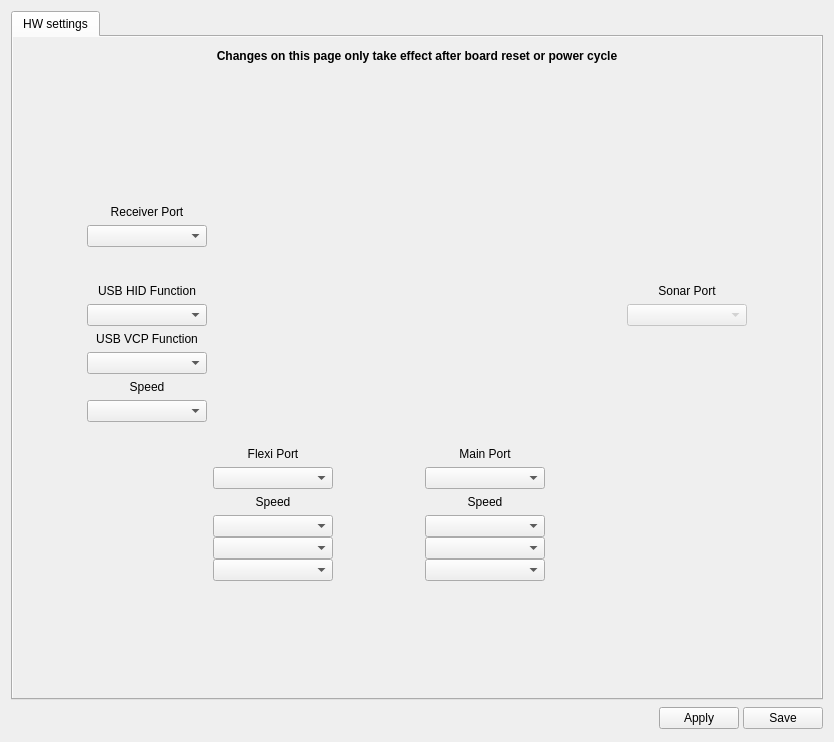
<?xml version="1.0" encoding="UTF-8"?>
<ui version="4.0">
 <class>RevoHWWidget</class>
 <widget class="QWidget" name="RevoHWWidget">
  <property name="geometry">
   <rect>
    <x>0</x>
    <y>0</y>
    <width>834</width>
    <height>742</height>
   </rect>
  </property>
  <property name="windowTitle">
   <string>Form</string>
  </property>
  <layout class="QVBoxLayout" name="verticalLayout">
   <item>
    <widget class="QTabWidget" name="tabWidget">
     <property name="currentIndex">
      <number>0</number>
     </property>
     <widget class="QWidget" name="tab">
      <property name="autoFillBackground">
       <bool>true</bool>
      </property>
      <attribute name="title">
       <string>HW settings</string>
      </attribute>
      <layout class="QVBoxLayout" name="verticalLayout_3">
       <property name="margin">
        <number>0</number>
       </property>
       <item>
        <widget class="QScrollArea" name="scrollArea">
         <property name="palette">
          <palette>
           <active>
            <colorrole role="Base">
             <brush brushstyle="SolidPattern">
              <color alpha="255">
               <red>255</red>
               <green>255</green>
               <blue>255</blue>
              </color>
             </brush>
            </colorrole>
            <colorrole role="Window">
             <brush brushstyle="SolidPattern">
              <color alpha="0">
               <red>232</red>
               <green>232</green>
               <blue>232</blue>
              </color>
             </brush>
            </colorrole>
           </active>
           <inactive>
            <colorrole role="Base">
             <brush brushstyle="SolidPattern">
              <color alpha="255">
               <red>255</red>
               <green>255</green>
               <blue>255</blue>
              </color>
             </brush>
            </colorrole>
            <colorrole role="Window">
             <brush brushstyle="SolidPattern">
              <color alpha="0">
               <red>232</red>
               <green>232</green>
               <blue>232</blue>
              </color>
             </brush>
            </colorrole>
           </inactive>
           <disabled>
            <colorrole role="Base">
             <brush brushstyle="SolidPattern">
              <color alpha="0">
               <red>232</red>
               <green>232</green>
               <blue>232</blue>
              </color>
             </brush>
            </colorrole>
            <colorrole role="Window">
             <brush brushstyle="SolidPattern">
              <color alpha="0">
               <red>232</red>
               <green>232</green>
               <blue>232</blue>
              </color>
             </brush>
            </colorrole>
           </disabled>
          </palette>
         </property>
         <property name="styleSheet">
          <string notr="true">border-color: rgb(255, 0, 0);</string>
         </property>
         <property name="frameShape">
          <enum>QFrame::NoFrame</enum>
         </property>
         <property name="frameShadow">
          <enum>QFrame::Plain</enum>
         </property>
         <property name="widgetResizable">
          <bool>true</bool>
         </property>
         <widget class="QWidget" name="scrollAreaWidgetContents">
          <property name="geometry">
           <rect>
            <x>0</x>
            <y>0</y>
            <width>818</width>
            <height>673</height>
           </rect>
          </property>
          <layout class="QGridLayout" name="gridLayout_3">
           <property name="margin">
            <number>12</number>
           </property>
           <item row="2" column="2">
            <layout class="QGridLayout" name="gridLayout" rowstretch="0,0,0,0,0,0,0,0,0,0,0,0,0,0,0,0,0">
             <item row="5" column="0">
              <widget class="QLabel" name="label_4">
               <property name="sizePolicy">
                <sizepolicy hsizetype="Preferred" vsizetype="Fixed">
                 <horstretch>0</horstretch>
                 <verstretch>0</verstretch>
                </sizepolicy>
               </property>
               <property name="text">
                <string>USB HID Function</string>
               </property>
               <property name="alignment">
                <set>Qt::AlignBottom|Qt::AlignHCenter</set>
               </property>
              </widget>
             </item>
             <item row="12" column="4">
              <spacer name="horizontalSpacer_2">
               <property name="orientation">
                <enum>Qt::Horizontal</enum>
               </property>
               <property name="sizeType">
                <enum>QSizePolicy::Fixed</enum>
               </property>
               <property name="sizeHint" stdset="0">
                <size>
                 <width>50</width>
                 <height>10</height>
                </size>
               </property>
              </spacer>
             </item>
             <item row="15" column="1">
              <layout class="QVBoxLayout" name="verticalLayout_5">
               <property name="spacing">
                <number>0</number>
               </property>
               <item alignment="Qt::AlignTop">
                <widget class="QComboBox" name="cbFlexiTelemSpeed">
                 <property name="enabled">
                  <bool>true</bool>
                 </property>
                </widget>
               </item>
               <item alignment="Qt::AlignTop">
                <widget class="QComboBox" name="cbFlexiGPSSpeed"/>
               </item>
               <item alignment="Qt::AlignTop">
                <widget class="QComboBox" name="cbFlexiComSpeed"/>
               </item>
              </layout>
             </item>
             <item row="16" column="1">
              <spacer name="horizontalSpacer_7">
               <property name="orientation">
                <enum>Qt::Horizontal</enum>
               </property>
               <property name="sizeType">
                <enum>QSizePolicy::Minimum</enum>
               </property>
               <property name="sizeHint" stdset="0">
                <size>
                 <width>120</width>
                 <height>10</height>
                </size>
               </property>
              </spacer>
             </item>
             <item row="14" column="3">
              <widget class="QLabel" name="lblMainSpeed">
               <property name="text">
                <string>Speed</string>
               </property>
               <property name="alignment">
                <set>Qt::AlignBottom|Qt::AlignHCenter</set>
               </property>
              </widget>
             </item>
             <item row="1" column="1" rowspan="11" colspan="4" alignment="Qt::AlignHCenter|Qt::AlignVCenter">
              <widget class="QLabel" name="label_2">
               <property name="sizePolicy">
                <sizepolicy hsizetype="Fixed" vsizetype="Fixed">
                 <horstretch>0</horstretch>
                 <verstretch>0</verstretch>
                </sizepolicy>
               </property>
               <property name="maximumSize">
                <size>
                 <width>350</width>
                 <height>350</height>
                </size>
               </property>
               <property name="text">
                <string/>
               </property>
               <property name="pixmap">
                <pixmap resource="configgadget.qrc">:/configgadget/images/revolution_top.png</pixmap>
               </property>
               <property name="scaledContents">
                <bool>false</bool>
               </property>
               <property name="alignment">
                <set>Qt::AlignCenter</set>
               </property>
               <property name="textInteractionFlags">
                <set>Qt::NoTextInteraction</set>
               </property>
              </widget>
             </item>
             <item row="13" column="1">
              <widget class="QComboBox" name="cbFlexi"/>
             </item>
             <item row="16" column="4">
              <spacer name="horizontalSpacer_8">
               <property name="orientation">
                <enum>Qt::Horizontal</enum>
               </property>
               <property name="sizeType">
                <enum>QSizePolicy::Minimum</enum>
               </property>
               <property name="sizeHint" stdset="0">
                <size>
                 <width>70</width>
                 <height>10</height>
                </size>
               </property>
              </spacer>
             </item>
             <item row="12" column="1">
              <widget class="QLabel" name="label_5">
               <property name="text">
                <string>Flexi Port</string>
               </property>
               <property name="alignment">
                <set>Qt::AlignBottom|Qt::AlignHCenter</set>
               </property>
              </widget>
             </item>
             <item row="6" column="5">
              <widget class="QComboBox" name="cbSonar">
               <property name="enabled">
                <bool>false</bool>
               </property>
              </widget>
             </item>
             <item row="13" column="3">
              <widget class="QComboBox" name="cbMain"/>
             </item>
             <item row="10" column="5">
              <spacer name="verticalSpacer_6">
               <property name="orientation">
                <enum>Qt::Vertical</enum>
               </property>
               <property name="sizeType">
                <enum>QSizePolicy::Fixed</enum>
               </property>
               <property name="sizeHint" stdset="0">
                <size>
                 <width>20</width>
                 <height>20</height>
                </size>
               </property>
              </spacer>
             </item>
             <item row="12" column="3">
              <widget class="QLabel" name="label_3">
               <property name="text">
                <string>Main Port</string>
               </property>
               <property name="alignment">
                <set>Qt::AlignBottom|Qt::AlignHCenter</set>
               </property>
              </widget>
             </item>
             <item row="10" column="0">
              <widget class="QComboBox" name="cbUSBVCPSpeed">
               <property name="enabled">
                <bool>true</bool>
               </property>
              </widget>
             </item>
             <item row="12" column="5">
              <spacer name="horizontalSpacer_6">
               <property name="orientation">
                <enum>Qt::Horizontal</enum>
               </property>
               <property name="sizeType">
                <enum>QSizePolicy::Minimum</enum>
               </property>
               <property name="sizeHint" stdset="0">
                <size>
                 <width>120</width>
                 <height>10</height>
                </size>
               </property>
              </spacer>
             </item>
             <item row="8" column="0">
              <widget class="QComboBox" name="cbUSBVCPFunction"/>
             </item>
             <item row="6" column="0">
              <widget class="QComboBox" name="cbUSBHIDFunction"/>
             </item>
             <item row="9" column="0">
              <widget class="QLabel" name="lblUSBVCPSpeed">
               <property name="sizePolicy">
                <sizepolicy hsizetype="Preferred" vsizetype="Fixed">
                 <horstretch>0</horstretch>
                 <verstretch>0</verstretch>
                </sizepolicy>
               </property>
               <property name="text">
                <string>Speed</string>
               </property>
               <property name="alignment">
                <set>Qt::AlignBottom|Qt::AlignHCenter</set>
               </property>
              </widget>
             </item>
             <item row="5" column="5">
              <widget class="QLabel" name="label_9">
               <property name="sizePolicy">
                <sizepolicy hsizetype="Preferred" vsizetype="Fixed">
                 <horstretch>0</horstretch>
                 <verstretch>0</verstretch>
                </sizepolicy>
               </property>
               <property name="text">
                <string>Sonar Port</string>
               </property>
               <property name="alignment">
                <set>Qt::AlignBottom|Qt::AlignHCenter</set>
               </property>
              </widget>
             </item>
             <item row="2" column="0">
              <widget class="QLabel" name="label_7">
               <property name="sizePolicy">
                <sizepolicy hsizetype="Preferred" vsizetype="Fixed">
                 <horstretch>0</horstretch>
                 <verstretch>0</verstretch>
                </sizepolicy>
               </property>
               <property name="text">
                <string>Receiver Port</string>
               </property>
               <property name="alignment">
                <set>Qt::AlignBottom|Qt::AlignHCenter</set>
               </property>
              </widget>
             </item>
             <item row="4" column="0">
              <spacer name="verticalSpacer_3">
               <property name="orientation">
                <enum>Qt::Vertical</enum>
               </property>
               <property name="sizeType">
                <enum>QSizePolicy::Fixed</enum>
               </property>
               <property name="sizeHint" stdset="0">
                <size>
                 <width>20</width>
                 <height>25</height>
                </size>
               </property>
              </spacer>
             </item>
             <item row="12" column="0">
              <spacer name="horizontalSpacer_3">
               <property name="orientation">
                <enum>Qt::Horizontal</enum>
               </property>
               <property name="sizeType">
                <enum>QSizePolicy::Minimum</enum>
               </property>
               <property name="sizeHint" stdset="0">
                <size>
                 <width>120</width>
                 <height>10</height>
                </size>
               </property>
              </spacer>
             </item>
             <item row="7" column="0">
              <widget class="QLabel" name="label_8">
               <property name="sizePolicy">
                <sizepolicy hsizetype="Preferred" vsizetype="Fixed">
                 <horstretch>0</horstretch>
                 <verstretch>0</verstretch>
                </sizepolicy>
               </property>
               <property name="text">
                <string>USB VCP Function</string>
               </property>
               <property name="alignment">
                <set>Qt::AlignBottom|Qt::AlignHCenter</set>
               </property>
              </widget>
             </item>
             <item row="1" column="0">
              <spacer name="verticalSpacer_4">
               <property name="orientation">
                <enum>Qt::Vertical</enum>
               </property>
               <property name="sizeType">
                <enum>QSizePolicy::Fixed</enum>
               </property>
               <property name="sizeHint" stdset="0">
                <size>
                 <width>20</width>
                 <height>120</height>
                </size>
               </property>
              </spacer>
             </item>
             <item row="14" column="1">
              <widget class="QLabel" name="lblFlexiSpeed">
               <property name="text">
                <string>Speed</string>
               </property>
               <property name="alignment">
                <set>Qt::AlignBottom|Qt::AlignHCenter</set>
               </property>
              </widget>
             </item>
             <item row="15" column="3">
              <layout class="QVBoxLayout" name="verticalLayout_6">
               <property name="spacing">
                <number>0</number>
               </property>
               <item>
                <widget class="QComboBox" name="cbMainTelemSpeed">
                 <property name="enabled">
                  <bool>true</bool>
                 </property>
                </widget>
               </item>
               <item>
                <widget class="QComboBox" name="cbMainGPSSpeed"/>
               </item>
               <item>
                <widget class="QComboBox" name="cbMainComSpeed"/>
               </item>
              </layout>
             </item>
             <item row="3" column="0">
              <widget class="QComboBox" name="cbRcvr"/>
             </item>
             <item row="16" column="3">
              <spacer name="horizontalSpacer_9">
               <property name="orientation">
                <enum>Qt::Horizontal</enum>
               </property>
               <property name="sizeType">
                <enum>QSizePolicy::Minimum</enum>
               </property>
               <property name="sizeHint" stdset="0">
                <size>
                 <width>120</width>
                 <height>10</height>
                </size>
               </property>
              </spacer>
             </item>
             <item row="7" column="5">
              <spacer name="verticalSpacer_8">
               <property name="orientation">
                <enum>Qt::Vertical</enum>
               </property>
               <property name="sizeType">
                <enum>QSizePolicy::Fixed</enum>
               </property>
               <property name="sizeHint" stdset="0">
                <size>
                 <width>20</width>
                 <height>13</height>
                </size>
               </property>
              </spacer>
             </item>
             <item row="8" column="5">
              <spacer name="verticalSpacer_7">
               <property name="orientation">
                <enum>Qt::Vertical</enum>
               </property>
               <property name="sizeType">
                <enum>QSizePolicy::Fixed</enum>
               </property>
               <property name="sizeHint" stdset="0">
                <size>
                 <width>20</width>
                 <height>20</height>
                </size>
               </property>
              </spacer>
             </item>
             <item row="9" column="5">
              <spacer name="verticalSpacer_5">
               <property name="orientation">
                <enum>Qt::Vertical</enum>
               </property>
               <property name="sizeType">
                <enum>QSizePolicy::Fixed</enum>
               </property>
               <property name="sizeHint" stdset="0">
                <size>
                 <width>20</width>
                 <height>13</height>
                </size>
               </property>
              </spacer>
             </item>
             <item row="11" column="5">
              <spacer name="verticalSpacer_9">
               <property name="orientation">
                <enum>Qt::Vertical</enum>
               </property>
               <property name="sizeType">
                <enum>QSizePolicy::Fixed</enum>
               </property>
               <property name="sizeHint" stdset="0">
                <size>
                 <width>20</width>
                 <height>13</height>
                </size>
               </property>
              </spacer>
             </item>
             <item row="16" column="2">
              <spacer name="horizontalSpacer_10">
               <property name="orientation">
                <enum>Qt::Horizontal</enum>
               </property>
               <property name="sizeHint" stdset="0">
                <size>
                 <width>80</width>
                 <height>10</height>
                </size>
               </property>
              </spacer>
             </item>
            </layout>
           </item>
           <item row="0" column="2">
            <widget class="QLabel" name="label_6">
             <property name="sizePolicy">
              <sizepolicy hsizetype="Preferred" vsizetype="Preferred">
               <horstretch>0</horstretch>
               <verstretch>0</verstretch>
              </sizepolicy>
             </property>
             <property name="minimumSize">
              <size>
               <width>0</width>
               <height>0</height>
              </size>
             </property>
             <property name="maximumSize">
              <size>
               <width>16777215</width>
               <height>16777215</height>
              </size>
             </property>
             <property name="font">
              <font>
               <weight>75</weight>
               <bold>true</bold>
              </font>
             </property>
             <property name="text">
              <string>Changes on this page only take effect after board reset or power cycle</string>
             </property>
             <property name="alignment">
              <set>Qt::AlignCenter</set>
             </property>
             <property name="wordWrap">
              <bool>true</bool>
             </property>
            </widget>
           </item>
           <item row="1" column="2">
            <spacer name="verticalSpacer_2">
             <property name="orientation">
              <enum>Qt::Vertical</enum>
             </property>
             <property name="sizeType">
              <enum>QSizePolicy::Fixed</enum>
             </property>
             <property name="sizeHint" stdset="0">
              <size>
               <width>20</width>
               <height>10</height>
              </size>
             </property>
            </spacer>
           </item>
           <item row="2" column="0">
            <spacer name="horizontalSpacer_4">
             <property name="orientation">
              <enum>Qt::Horizontal</enum>
             </property>
             <property name="sizeHint" stdset="0">
              <size>
               <width>40</width>
               <height>20</height>
              </size>
             </property>
            </spacer>
           </item>
           <item row="2" column="3">
            <spacer name="horizontalSpacer_5">
             <property name="orientation">
              <enum>Qt::Horizontal</enum>
             </property>
             <property name="sizeHint" stdset="0">
              <size>
               <width>40</width>
               <height>20</height>
              </size>
             </property>
            </spacer>
           </item>
           <item row="3" column="2">
            <spacer name="verticalSpacer">
             <property name="orientation">
              <enum>Qt::Vertical</enum>
             </property>
             <property name="sizeHint" stdset="0">
              <size>
               <width>20</width>
               <height>40</height>
              </size>
             </property>
            </spacer>
           </item>
          </layout>
         </widget>
        </widget>
       </item>
      </layout>
     </widget>
    </widget>
   </item>
   <item>
    <layout class="QHBoxLayout" name="horizontalLayout_2">
     <property name="spacing">
      <number>4</number>
     </property>
     <item>
      <spacer name="horizontalSpacer">
       <property name="orientation">
        <enum>Qt::Horizontal</enum>
       </property>
       <property name="sizeHint" stdset="0">
        <size>
         <width>369</width>
         <height>20</height>
        </size>
       </property>
      </spacer>
     </item>
     <item>
      <widget class="QPushButton" name="cchwHelp">
       <property name="sizePolicy">
        <sizepolicy hsizetype="Fixed" vsizetype="Fixed">
         <horstretch>0</horstretch>
         <verstretch>0</verstretch>
        </sizepolicy>
       </property>
       <property name="minimumSize">
        <size>
         <width>25</width>
         <height>25</height>
        </size>
       </property>
       <property name="maximumSize">
        <size>
         <width>25</width>
         <height>25</height>
        </size>
       </property>
       <property name="toolTip">
        <string>Takes you to the wiki page</string>
       </property>
       <property name="text">
        <string/>
       </property>
       <property name="icon">
        <iconset resource="../coreplugin/core.qrc">
         <normaloff>:/core/images/helpicon.svg</normaloff>:/core/images/helpicon.svg</iconset>
       </property>
       <property name="iconSize">
        <size>
         <width>25</width>
         <height>25</height>
        </size>
       </property>
       <property name="flat">
        <bool>true</bool>
       </property>
      </widget>
     </item>
     <item>
      <widget class="QPushButton" name="saveTelemetryToRAM">
       <property name="minimumSize">
        <size>
         <width>0</width>
         <height>0</height>
        </size>
       </property>
       <property name="maximumSize">
        <size>
         <width>16777215</width>
         <height>16777215</height>
        </size>
       </property>
       <property name="palette">
        <palette>
         <active>
          <colorrole role="Base">
           <brush brushstyle="SolidPattern">
            <color alpha="0">
             <red>255</red>
             <green>255</green>
             <blue>255</blue>
            </color>
           </brush>
          </colorrole>
          <colorrole role="Window">
           <brush brushstyle="SolidPattern">
            <color alpha="255">
             <red>232</red>
             <green>232</green>
             <blue>232</blue>
            </color>
           </brush>
          </colorrole>
         </active>
         <inactive>
          <colorrole role="Base">
           <brush brushstyle="SolidPattern">
            <color alpha="0">
             <red>255</red>
             <green>255</green>
             <blue>255</blue>
            </color>
           </brush>
          </colorrole>
          <colorrole role="Window">
           <brush brushstyle="SolidPattern">
            <color alpha="255">
             <red>232</red>
             <green>232</green>
             <blue>232</blue>
            </color>
           </brush>
          </colorrole>
         </inactive>
         <disabled>
          <colorrole role="Base">
           <brush brushstyle="SolidPattern">
            <color alpha="255">
             <red>232</red>
             <green>232</green>
             <blue>232</blue>
            </color>
           </brush>
          </colorrole>
          <colorrole role="Window">
           <brush brushstyle="SolidPattern">
            <color alpha="255">
             <red>232</red>
             <green>232</green>
             <blue>232</blue>
            </color>
           </brush>
          </colorrole>
         </disabled>
        </palette>
       </property>
       <property name="toolTip">
        <string>Send to OpenPilot but don't write in SD.
Beware of not locking yourself out!</string>
       </property>
       <property name="autoFillBackground">
        <bool>false</bool>
       </property>
       <property name="styleSheet">
        <string notr="true"/>
       </property>
       <property name="text">
        <string>Apply</string>
       </property>
       <property name="iconSize">
        <size>
         <width>16</width>
         <height>16</height>
        </size>
       </property>
       <property name="checkable">
        <bool>false</bool>
       </property>
      </widget>
     </item>
     <item>
      <widget class="QPushButton" name="saveTelemetryToSD">
       <property name="minimumSize">
        <size>
         <width>0</width>
         <height>0</height>
        </size>
       </property>
       <property name="maximumSize">
        <size>
         <width>16777215</width>
         <height>16777215</height>
        </size>
       </property>
       <property name="toolTip">
        <string>Applies and Saves all settings to SD.
Beware of not locking yourself out!</string>
       </property>
       <property name="autoFillBackground">
        <bool>false</bool>
       </property>
       <property name="styleSheet">
        <string notr="true"/>
       </property>
       <property name="text">
        <string>Save</string>
       </property>
      </widget>
     </item>
    </layout>
   </item>
  </layout>
 </widget>
 <resources>
  <include location="configgadget.qrc"/>
  <include location="../coreplugin/core.qrc"/>
 </resources>
 <connections/>
</ui>
